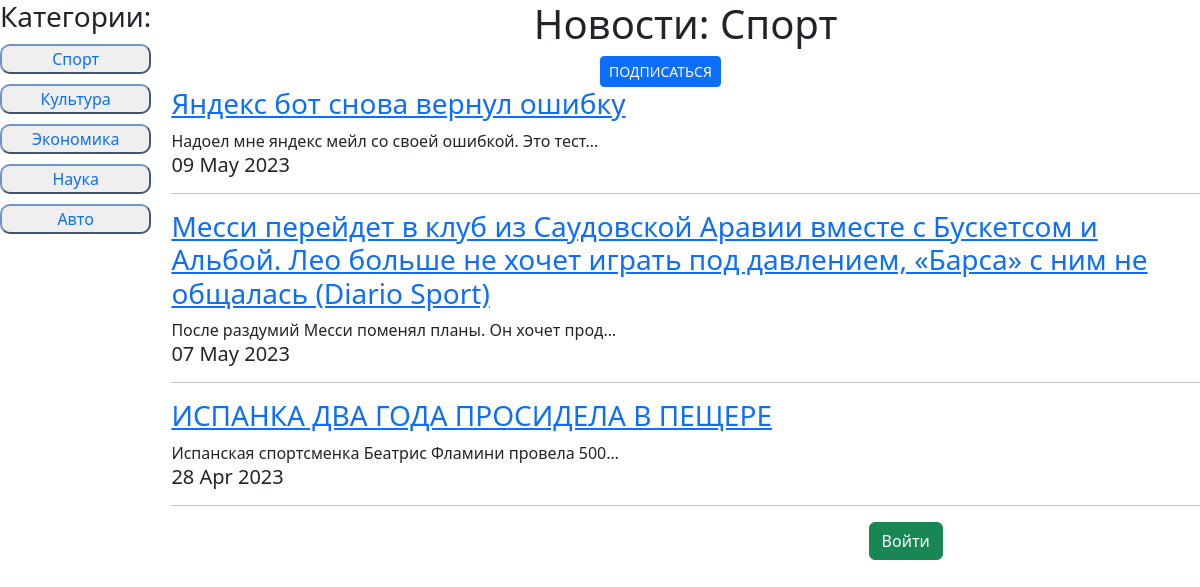
Page /news/category/1/ on the committed database.
### news/models.py (models this page shows, shortened)
class Category(models.Model):
	new_category = models.CharField(max_length = 100, unique = True)
	def __str__(self):
		return f'{self.new_category}'

class Post(models.Model):
	POST_TYPE = [('AR', 'Статья'), ('NW', 'Новость')]
	author = models.ForeignKey(Author, on_delete = models.CASCADE)
	post_type = models.CharField(max_length = 2, choices = POST_TYPE, default = 'AR')
	time_create = models.DateTimeField(auto_now_add = True)
	title = models.CharField(max_length = 255)
	text = models.TextField()
	rating = models.IntegerField(default = 0)
	categories = models.ManyToManyField(Category, through='PostCategory')

### news/views.py (the view)
# urls.py: path('', cache_page(60*5)(PostsList.as_view()), name=''),
class PostsList(ListView):
    model = Post
    template_name ='news.html'
    context_object_name = 'news'
    paginate_by = 10
    def get_queryset(self):
        if len(self.kwargs):
            category = Category.objects.get(id=self.kwargs['category_id'])
            queryset = Post.objects.filter(categories=category).order_by('-time_create')
        else:
            queryset = Post.objects.order_by('-time_create')
        return queryset
    def get_context_data(self, **kwargs):
        user = self.request.user
        context = super().get_context_data(**kwargs)
        context['is_author'] = user.groups.filter(name = 'Authors').exists()
        context['categories'] = Category.objects.all()
        if len(self.kwargs):
            context['category_name'] = Category.objects.get(id=self.kwargs['category_id'])
            if user.is_authenticated:
                context['user_subsсribed'] = user.subscribers_set.filter(news_category__new_category=context['category_name'])
        return context

### news/templatetags/custom_filters.py (called while the page is built)
@register.filter(name='censor')
def censor(text):
    bad_words = ('Теперь', 'нового', 'вышло')
    for word in bad_words:
        if word in text:
            text = text.replace(word, '*****')
    return text

### news/templates/news.html (shortened to what this page needs)
{% extends 'default.html' %}
{% load custom_filters %}
{% load static %}
{% block css %}
    <link href="{% static '/news/style.css' %}" rel="stylesheet">
    <link href="{% static '/bootstrap/bootstrap.min.css' %}" rel="stylesheet">
{% endblock css %}
{% block content %}
    <div class="conteiner">
        {% load cache %}
        {% cache 1800 categories_list_cash %}
        <div class="item sidebar">
            <h3>Категории:</h3>
            <ul>
                {% for category in categories %}
            <li><button id="category_buttons">
                <a class="a_cat_filter" href="{% url 'category_filter' category.id %}">{{ category }}</a>
            </button></li>
                {% endfor %}
            </ul>
        </div>
        {% endcache %}
    <div class="item content">
    {% if not category_name %}
        <h1 id="count_cat_news">Новости по всем категориям</h1>
    {% else %}
        <h1 id="count_cat_news">Новости: {{ category_name }}</h1>
        <div class="d-grid gap-2 col-2 mx-auto">
            {% if not user_subsсribed %}
                <a href="{% url 'subscribe' %}?category_name={{ category_name }}"><button type="button" class="btn btn-primary btn-sm">ПОДПИСАТЬСЯ</button></a>
            {% else %}
                <button type="button" class="btn btn-primary btn-sm">ВЫ ПОДПИСАНЫ</button>
            {% endif %}
        </div>
    {% endif %}
{% for onenews in news%}
    <a href="{% url 'post_detail' onenews.id %}"><h3>{{onenews.title|censor}}</h3></a>
    {{onenews.text|truncatechars:50|censor}}
    <h5>{{onenews.time_create|date:'d M Y'}}</h5>
<hr>
{% endfor %}
    <div style="width: 50%; margin: 10px 25% 50px 25%">
        {% if user.is_authenticated %}
                <a href="{% url 'logout' %}" style="float: right; text-decoration: none"><button type="button" style="float: right" class="btn btn-success">Выйти</button></a>
        {% else %}
                <a href="/accounts/login/?next=/"><button style="float: right" class="btn btn-success">Войти</button></a>
        {% endif %}
    </div>
    </div>
    </div>
{% endblock content %}

### static/news/style.css (style rules this page uses)
.conteiner { grid-template-areas: 'sidebar content'; display: grid; grid-template-columns: 1fr 8fr; grid-column-gap: 20px; }
.sidebar { grid-area: sidebar; text-align: center; list-style-type: none; }
.content { grid-area: content; }
ul { display: contents; }
#category_buttons { width: 100%; border-radius: 10px; border-color: #6f94c6; }
.a_cat_filter { text-decoration: none; }
li { margin-top: 10px; }
#count_cat_news { text-align: center; }

### rows in the picture
Category: new_category "Спорт"
Category: new_category "Культура"
Category: new_category "Экономика"
Category: new_category "Наука"
Category: new_category "Авто"
Post: title|censor "Яндекс бот снова вернул ошибку", text|censor "Надоел мне яндекс мейл со своей ошибкой. Это тест…", time_create "09 May 2023"
Post: title|censor "Месси перейдет в клуб из Саудовской Аравии вместе с Бускетсом и Альбой. Лео больше не хочет играть под давлением, «Барса» с ним не общалась (Diario Sport)", text|censor "После раздумий Месси поменял планы. Он хочет прод…", time_create "07 May 2023"
Post: title|censor "ИСПАНКА ДВА ГОДА ПРОСИДЕЛА В ПЕЩЕРЕ", text|censor "Испанская спортсменка Беатрис Фламини провела 500…", time_create "28 Apr 2023"
